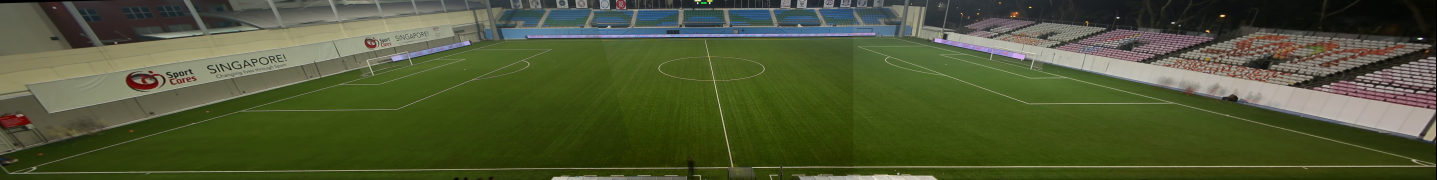
#> input picture images/stitched_background.jpg, 8620 x 1080 px, given in place of stitched_background.png, which was not available (shown at 1/6 size)
$ python player_detector.py   (Python 2 division)   (older library calls are emulated)
#> lines starting #> are read from the running program, lines starting #| are printed output that depends on the picture; after the words box and inside, x2 and y2 are one past the last pixel; in counts of white or black regions, pixels touching at a corner belong together; pictures that were not available may be replaced by others from this repository, and a replacement may not be noted
import numpy as np
import cv2

# Read background image
BACKGROUND_IMG = cv2.imread('../images/stitched_background.png')
#> BACKGROUND_IMG is the input picture: shape (1080, 8620, 3); mean B, G, R 52.2, 87.1, 78.2
BACKGROUND_IMG_HSV = np.float32(cv2.cvtColor(BACKGROUND_IMG, cv2.COLOR_BGR2HSV))
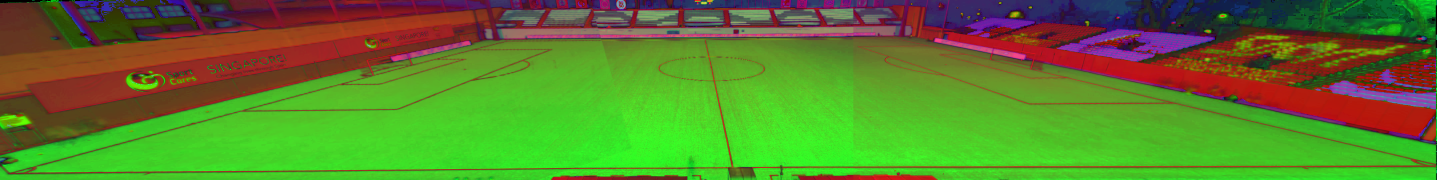
#> BACKGROUND_IMG_HSV: shape (1080, 8620, 3) float32 (shown at 1/6 size); mean B, G, R 40.9, 130.3, 88.8
BACKGROUND_IMG_LAB = np.float32(cv2.cvtColor(BACKGROUND_IMG, cv2.COLOR_BGR2LAB))
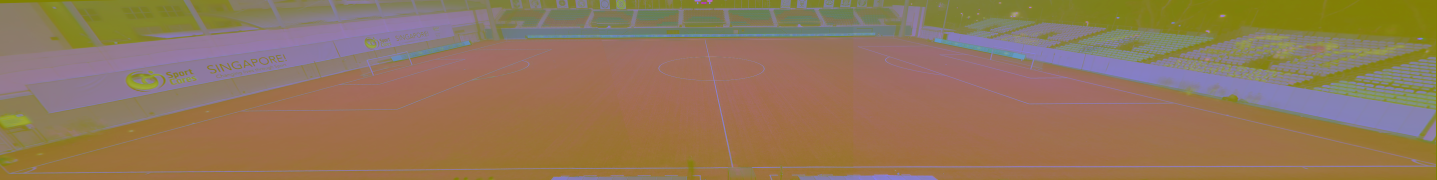
#> BACKGROUND_IMG_LAB: shape (1080, 8620, 3) float32 (shown at 1/6 size); mean B, G, R 88.5, 125.4, 138.2

class Color(object):
    BLUE  = (255, 0, 0)
    GREEN = (0, 255, 0)
    RED   = (0, 0, 255)
    BLUE_GOALIE = (255, 50, 50)
    RED_GOALIE  = (50, 50, 255)

# Shadow removal parameters
VALUE_LOW_THRESH = 0.4
VALUE_HIGH_THRESH = 0.95
SATURATION_THRESH = 60
HUE_THRESH = 4

# Variable thresholding based on row position
# [29 lines left out: functions threshVal, areaVal, not called in this run]

# Generates a mask where the area inside the polygon specified
# by the pts is set to 1, and everything else is set to 0
def generateMask(pts):
    mask = np.zeros(BACKGROUND_IMG[:,:,0].shape)
    cv2.fillConvexPoly(mask, pts, 1)
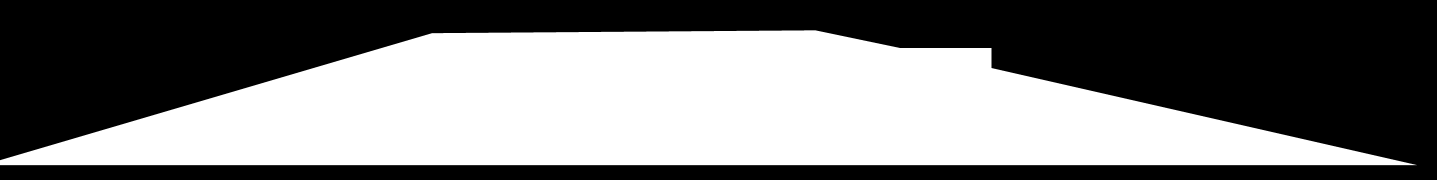
#> mask: shape (1080, 8620) float64 (shown at 1/6 size); values 0 (black) and 1 (white), 47.5% white; 1 white region, box (x1, y1, x2, y2) and area: (0, 182, 8501, 991) 4421012
    return mask

# Area of the field players are standing in
FIELD_PTS = np.array(
    [[2592, 199],
    [4892, 182],
    [5400, 288],
    [5948, 288],
    [5948, 408],
    [8500, 990],
    [-100, 990]])
FIELD_MASK = generateMask(FIELD_PTS)

# Area of the field blue goalie is standing in
BLUE_GOALIE_PTS = np.array(
    [[5240, 267],
    [5940, 267],
    [5940, 400],
    [5240, 400]])
BLUE_GOALIE_MASK = generateMask(BLUE_GOALIE_PTS).astype('bool')
#> in generateMask (call 2), `cv2.fillConvexPoly(mask, pts, 1)`:
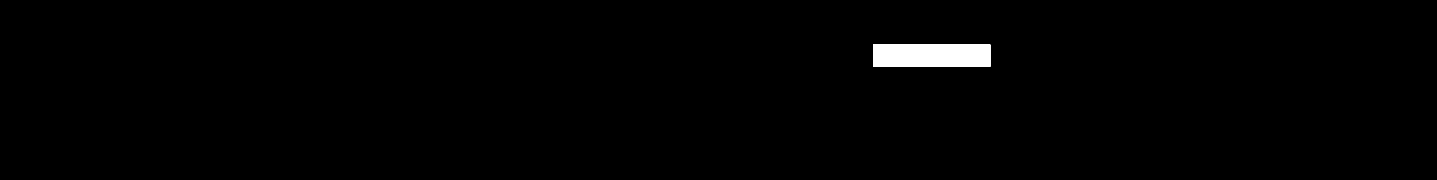
#> mask: shape (1080, 8620) float64 (shown at 1/6 size); values 0 (black) and 1 (white), 1% white; 1 white region, box (x1, y1, x2, y2) and area: (5240, 267, 5941, 401) 93934

# Area of the field which has shadows that need to be removed
SHADOW_PTS = np.array(
    [[3200, 190],
    [5030, 178],
    [9550, 1100],
    [-500, 1100],
    [1512, 504],
    [2576, 504]])
SHADOW_MASK = generateMask(SHADOW_PTS).astype('bool')
#> in generateMask (call 3), `cv2.fillConvexPoly(mask, pts, 1)`:
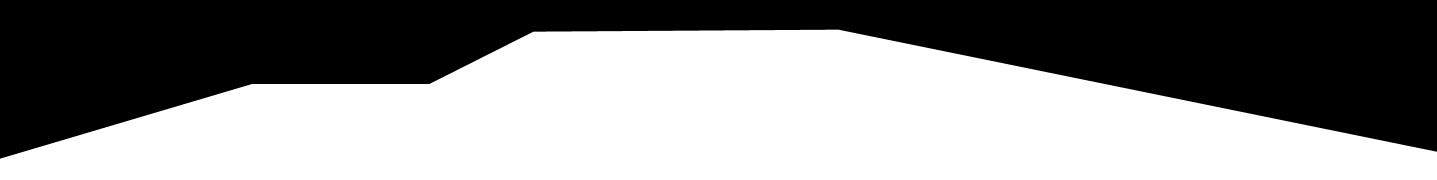
#> mask: shape (1080, 8620) float64 (shown at 1/6 size); values 0 (black) and 1 (white), 55.5% white; 1 black region, box (x1, y1, x2, y2) and area: (0, 0, 8620, 952) 4143588

# Filter out contours that:
#   1. Are too small
#   2. Have a wide aspect ratio
#   3. Are outside the field boundary
# Note: Special area filter in the blue goalie area is used
# [24 lines left out: functions contourFilter, shadowMask, not called in this run]

# Detects all players in the frame, returning a list of tuples containing the
# bounding rectangle and color of each player of the form ((x, y, w, h), color)
def getPlayers(frame):
    # Convert frame to HSV
#> (the run stopped early here; a loop or call above may not have finished)
